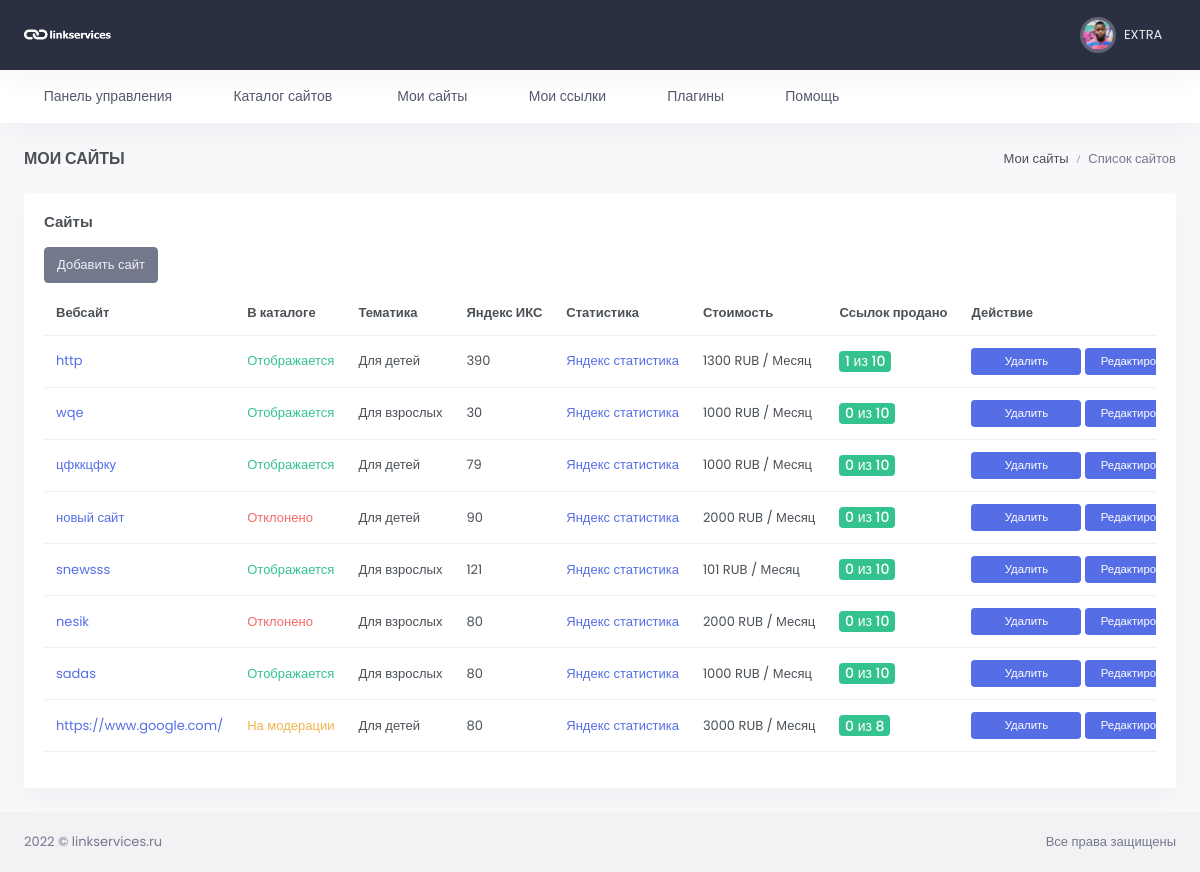
The page /my-sites/ (signed in) on the database its author committed.
### users/models.py (models this page shows, shortened)
class User(AbstractUser):
    email = models.EmailField(_("email address"), unique=True, )
    email_verify = models.BooleanField(default=False)
    USERNAME_FIELD = 'email'
    REQUIRED_FIELDS = ['username']
    class Meta:
        verbose_name = _("Пользователь")
        verbose_name_plural = _("Пользователи")
        ordering = ('-date_joined',)

class Profile(models.Model):
    user = models.OneToOneField(User, verbose_name="Пользователь",
                                related_name='profile', null=True, on_delete=models.CASCADE)
    chat_id = models.CharField(max_length=100, blank=True, null=True, verbose_name='Чат ID телеграмм')
    TOKEN = models.CharField(max_length=100, blank=True, null=True)
    wmz = models.CharField(max_length=200, blank=True, null=True, verbose_name='WMZ-кошелёк')
    ymoney = models.CharField(max_length=200, blank=True, null=True, verbose_name='ЮMoney-кошелёк')
    current_balance = models.PositiveIntegerField(default=0, blank=True, null=True, verbose_name="Текущий баланс")
    hold_balance = models.PositiveIntegerField(default=0, blank=True, null=True, verbose_name='На удержании')
    output_balance = models.PositiveIntegerField(default=0, blank=True, null=True, verbose_name='Ожидает вывода')
    name_telegram = models.CharField(blank=True, null=True, max_length=100, verbose_name='Телеграмм')
    avatar = models.ImageField(upload_to='avatar/%Y/%m/%d/', blank=True, null=True, verbose_name='Аватар')
    created = models.DateTimeField(auto_now_add=True, verbose_name='Создан')
    update = models.DateTimeField(auto_now=True, verbose_name='Обновлён')
    class Meta:
        verbose_name = 'Профиль пользователя'
        verbose_name_plural = 'Профили пользователей'

### site_app/models.py (models this page shows, shortened)
class WebSite(models.Model):
    MODERATION = 'На модерации'
    PUBLISHED = 'Опубликовано'
    REJECTED = 'Отклонено'
    STATUS_CHOICES = (
        (MODERATION, 'На модерации'),
        (PUBLISHED, 'Опубликовано'),
        (REJECTED, 'Отклонено')
    )
    url = models.CharField(max_length=255, verbose_name='url сайта')
    user = models.ForeignKey(Profile, related_name='user_website', on_delete=models.CASCADE,
                             max_length=100, blank=True, null=True, verbose_name='email заказчика')
    category = models.ForeignKey(Category, on_delete=models.CASCADE, verbose_name='Тематика')
    price = models.IntegerField(verbose_name='Цена')
    status = models.CharField(max_length=20, choices=STATUS_CHOICES, default=MODERATION, verbose_name='Статус')
    total_link = models.IntegerField(verbose_name='Всего ссылок', blank=True, null=True)
    yandex_x = models.IntegerField(verbose_name='Яндекс Икс', blank=True, null=True)
    yandex_stat = models.CharField(max_length=255, verbose_name='Яндекс статистика')
    increase = models.PositiveIntegerField(verbose_name='Наценка %', default=50, blank=True, null=True)
    password_yandex = models.CharField(max_length=250, verbose_name='Пароль от статистики', blank=True, null=True)
    created = models.DateTimeField(auto_now_add=True, verbose_name='Добавлено')
    update = models.DateTimeField(auto_now=True, verbose_name='Изменено')
    class Meta:
        verbose_name = 'Сайт'
        verbose_name_plural = 'Сайты'
        ordering = ('-created',)

class Category(models.Model):
    name = models.CharField(max_length=200, verbose_name='Тематика')
    slug = models.SlugField()
    def __str__(self):
        return self.name
    class Meta:
        verbose_name = 'Тематика'
        verbose_name_plural = 'Тематики'
        ordering = ('name',)

### site_app/views.py (the view)
# urls.py: path('', MySites.as_view(), name='my-sites'),
class MySites(LoginRequiredMixin, ListView):
    template_name = 'site_app/mysites.html'
    model = WebSite
    context_object_name = 'website'
    paginate_by = 10
    def get_queryset(self):
        return WebSite.objects.filter(user=self.request.user.profile). \
            select_related('category').prefetch_related(
            Prefetch('link_set'))

### site_app/templates/site_app/mysites.html (shortened to what this page needs)
{% extends 'base.html' %}
{% load static %}
{% block content %}
<div id="layout-wrapper">
<div class="main-content">
    <div class="page-content">
        <div class="container-fluid">
            <div class="row">
                <div class="col-12">
                    <div class="page-title-box d-sm-flex align-items-center justify-content-between">
                        <h4 class="mb-sm-0 font-size-18">Мои сайты</h4>
                        <div class="page-title-right">
                            <ol class="breadcrumb m-0">
                                <li class="breadcrumb-item"><a href="javascript: void(0);">Мои сайты</a></li>
                                <li class="breadcrumb-item active">Список сайтов</li>
                            </ol>
                        </div>
                    </div>
                </div>
            </div>
            <div class="row">
                <div class="col-12">
                    <div class="card">
                        <div class="card-body">
                            <h4 class="card-title mb-3">Сайты</h4>
                            <div class="row mb-2">
                                <a href="{% url 'add-site' %}">
                                    <div class="btn btn-secondary">
                                        Добавить сайт
                                    </div>
                                </a>
                            </div>
                            <div class="table-responsive">
                                <table class="table align-middle table-nowrap">
                                    <thead>
                                    <tr>
                                        <th>Вебсайт</th>
                                        <th>В каталоге</th>
                                        <th>Тематика</th>
                                        <th>Яндекс ИКС</th>
                                        <th>Статистика</th>
                                        <th>Стоимость</th>
                                        <th>Ссылок продано</th>
                                        <th>Действие</th>
                                    </tr>
                                    </thead>
                                    <tbody>
                                    {% for item in website  %}
                                    {% include 'site_app/partials/itemsite.html' %}
                                    {% endfor %}
                                        </tbody>
                                    </table>
                                </div>
                            </div>
                        </div>
                    </div>
                </div>
            </div>
        </div>
</div>
</div>
{% endblock %}

### templates/inc/_header.html (shortened to what this page needs)
{% load static %}
<header id="page-topbar">
    <div class="navbar-header">
        <div class="d-flex">
            <div class="navbar-brand-box">
                <a href="{% url 'profile' pk=user.id %}" class="logo logo-light">
                    <span class="logo-lg">
                                    <img src="{% static '/images/logo-light.png' %}" alt="" height="19">
                                </span>
                </a>
            </div>
        </div>
        <div class="d-flex">
            <div class="dropdown d-none d-lg-inline-block ms-1">
                <button type="button" class="btn header-item noti-icon waves-effect"
                        data-bs-toggle="dropdown" aria-haspopup="true" aria-expanded="false">
                    <i class="bx bx-customize"></i>
                </button>
            </div>
            <div class="dropdown d-inline-block">
                <button type="button" class="btn header-item noti-icon waves-effect"
                        id="page-header-notifications-dropdown"
                        data-bs-toggle="dropdown" aria-haspopup="true" aria-expanded="false">
                    {% if user.profile.chat_id %}
                    <i class="bx bx-bell"></i>
                    {% else %}
                    <i class="bx bx-bell bx-tada"></i>
                    <span class="badge bg-danger rounded-pill">1</span>
                    {% endif %}
                </button>
            </div>
            <div class="dropdown d-inline-block">
                <button type="button" class="btn header-item waves-effect" id="page-header-user-dropdown"
                        data-bs-toggle="dropdown" aria-haspopup="true" aria-expanded="false">
                    <img class="rounded-circle header-profile-user"
                         src="{% if user.profile.avatar %}{{ user.profile.avatar.url }}{% else %}{% static '/images/favicon.ico' %}{% endif %}"
                     alt="Header Avatar">
                    <span class="d-none d-xl-inline-block ms-1" key="t-henry">{{ user.username }}</span>
                    <i class="mdi mdi-chevron-down d-none d-xl-inline-block"></i>
                </button>
            </div>
        </div>
    </div>
</header>
<div class="topnav">
    <div class="container-fluid">
        <nav class="navbar navbar-light navbar-expand-lg topnav-menu">
            <div class="collapse navbar-collapse" id="topnav-menu-content">
                <ul class="navbar-nav">
                    <li class="nav-item dropdown">
                        <a class="nav-link dropdown-toggle arrow-none" href="{% url 'profile' pk=user.id %}" id="topnav-dashboard"
                           role="button">
                            <i class="bx bx-home-circle me-2"></i><span key="t-dashboards">Панель управления</span>
                        </a>
                    </li>
                    <li class="nav-item dropdown">
                        <a class="nav-link dropdown-toggle arrow-none" href="{% url 'catalog' %}" id="topnav-dashboard"
                           role="button">
                            <i class="bx bx-home-circle me-2"></i><span key="t-dashboards">Каталог сайтов</span>
                        </a>
                    </li>
                    <li class="nav-item dropdown">
                        <a class="nav-link dropdown-toggle arrow-none" href="{% url 'my-sites' %}" id="topnav-uielement"
                           role="button">
                            <i class="bx bx-tone me-2"></i>
                            <span key="t-ui-elements">Мои сайты</span>
                        </a>
                    </li>
                    <li class="nav-item dropdown">
                        <a class="nav-link dropdown-toggle arrow-none" href="{% url 'my-links' %}" id="topnav-pages"
                           role="button">
                            <i class="bx bx-customize me-2"></i><span key="t-apps">Мои ссылки</span>
                        </a>
                    </li>
                    <li class="nav-item dropdown">
                        <a class="nav-link dropdown-toggle arrow-none" href="{% url 'plugins' %}" id="topnav-components"
                           role="button">
                            <i class="bx bx-collection me-2"></i><span key="t-components">Плагины</span>
                        </a>
                    </li>
                    <li class="nav-item dropdown">
                        <a class="nav-link dropdown-toggle arrow-none" href="{% url 'help' %}" id="topnav-more"
                           role="button">
                            <i class="bx bx-file me-2"></i><span key="t-extra-pages">Помощь</span>
                        </a>
                    </li>
                </ul>
            </div>
        </nav>
    </div>
</div>

### site_app/templates/site_app/partials/itemsite.html (shortened to what this page needs)
<tr xmlns="http://www.w3.org/1999/html">
    <td><a href="{{ item.url }}">{{ item.url }}</a></td>
    <td>
        {% if item.status == 'Опубликовано' %}
        <span class="text-success">Отображается</span>
        {% elif item.status == 'Отклонено' %}
        <span class="text-danger">Отклонено</span>
        {% else %}
        <span class="text-warning">На модерации</span>
        {% endif %}
    </td>
    <td>{{ item.category }}</td>
    <td>{{ item.yandex_x }}</td>
    <td><a href="{{ item.yandex_stat }}" target="_blank">Яндекс
        статистика</a></td>
    <td>{{ item.price }} RUB / Месяц</td>
    <td><span
            class="badge bg-success font-size-14 count-links-in-catalog">{{ item.link_set.count }} из {{ item.total_link }}</span>
    </td>
    <td>
            <a class="btn btn-primary btn-sm w-md"
               data-bs-toggle="modal"
               data-bs-target="#staticBackdrop{{ item.id }}">Удалить</a>
        <a href="{% url 'update-site' item.id %}" class="btn btn-primary btn-sm w-md">Редактировать</a>
    </td>
</tr>

### rows shown on the page
User: avatar (picture), username "EXTRA"
WebSite: url "http", status "Отображается", category "Для детей", yandex_x "390", price "1300", link_set.count "1", total_link "10"
WebSite: url "wqe", status "Отображается", category "Для взрослых", yandex_x "30", price "1000", link_set.count "0", total_link "10"
WebSite: url "цфккцфку", status "Отображается", category "Для детей", yandex_x "79", price "1000", link_set.count "0", total_link "10"
WebSite: url "новый сайт", status "Отклонено", category "Для детей", yandex_x "90", price "2000", link_set.count "0", total_link "10"
WebSite: url "snewsss", status "Отображается", category "Для взрослых", yandex_x "121", price "101", link_set.count "0", total_link "10"
WebSite: url "nesik", status "Отклонено", category "Для взрослых", yandex_x "80", price "2000", link_set.count "0", total_link "10"
WebSite: url "sadas", status "Отображается", category "Для взрослых", yandex_x "80", price "1000", link_set.count "0", total_link "10"
WebSite: url "https://www.google.com/", status "На модерации", category "Для детей", yandex_x "80", price "3000", link_set.count "0", total_link "8"
